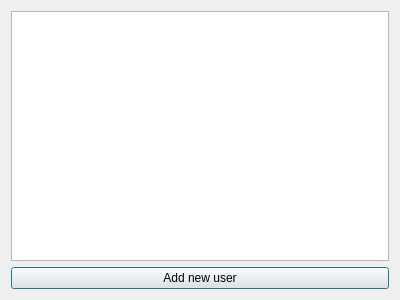
<?xml version="1.0" encoding="UTF-8"?>
<ui version="4.0">
 <class>FormUserList</class>
 <widget class="QDialog" name="FormUserList">
  <property name="geometry">
   <rect>
    <x>0</x>
    <y>0</y>
    <width>400</width>
    <height>300</height>
   </rect>
  </property>
  <property name="windowTitle">
   <string>Dialog</string>
  </property>
  <layout class="QVBoxLayout" name="verticalLayout">
   <item>
    <widget class="QListView" name="listView"/>
   </item>
   <item>
    <widget class="QPushButton" name="pushButton_AddNewUser">
     <property name="text">
      <string>Add new user</string>
     </property>
    </widget>
   </item>
  </layout>
 </widget>
 <resources/>
 <connections/>
</ui>
